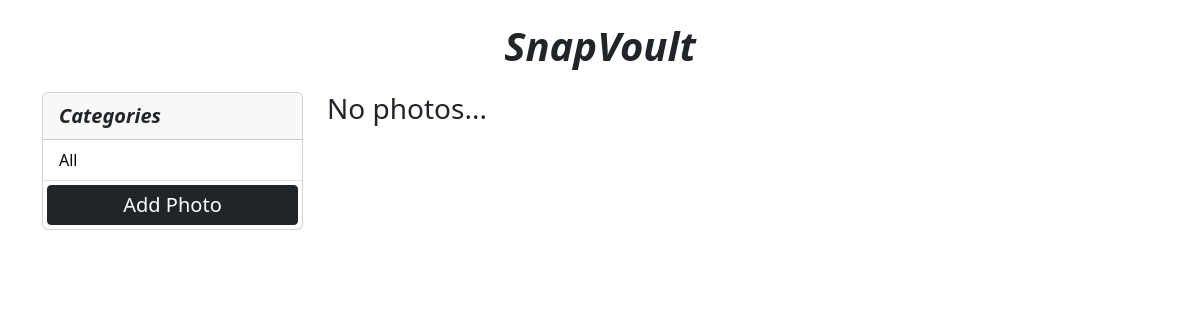
Page /?category=Concert on the earlier database version.
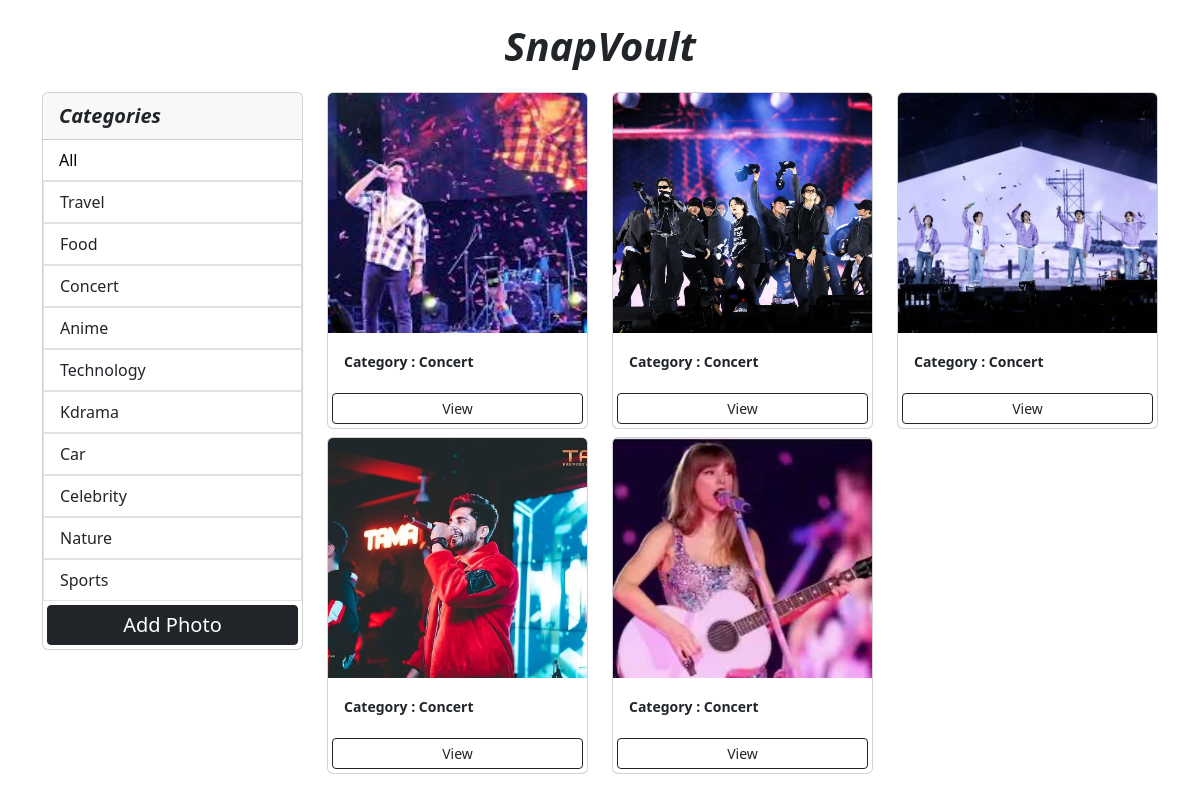
Same page on the later database version.
### snaps/models.py (models this page shows, shortened)
class Category(models.Model):
    name = models.CharField(max_length=100, null=False, blank=False)

class Photo(models.Model):
    category = models.ForeignKey(Category, on_delete=models.SET_NULL, null=True, blank=True)
    image = models.ImageField(null=False, blank=False)
    description = models.TextField(null=False, blank=False)

### snaps/views.py (the view)
# urls.py: path('', views.gallery, name='gallery'),
def gallery(request):
    category = request.GET.get('category')
    if category == None:
        photos = Photo.objects.all()
    else:
        photos = Photo.objects.filter(category__name = category)
    categories = Category.objects.all()
    context = {
        'categories': categories,
        'photos': photos,
    }
    return render(request, 'snaps/gallery.html', context)

### snaps/templates/snaps/gallery.html (shortened to what this page needs)
<!DOCTYPE html>
<html lang="en">
<head>
    <link href="https://cdn.jsdelivr.net/npm/bootstrap@5.3.1/dist/css/bootstrap.min.css"
        rel="stylesheet"
>
</head>
<body class="m-2">
    <div class="my-3 text-center fs-1 fst-italic fw-bolder">
      SnapVoult
    </div>
    <div class="container">
        <div class="row">
            <div class="col-md-3">
                <div class="card" >
                    <div class="card-header fs-5 fst-italic fw-bolder">
                      Categories
                    </div>
                    <ul class="list-group list-group-flush" >
                      <li class="list-group-item">
                        <a style="text-decoration:none; color: black;" href="{% url 'gallery' %}">All</a>
                      </li>
                      {% for category in categories %}
                        <a href="{% url 'gallery' %}?category={{category.name}}"
                            style="text-decoration:none; color: black;">
                            <li class="list-group-item">{{category.name | title}}</li>
                        </a>
                      {% endfor %}
                        <a href="{% url 'addPhoto' %}"
                        class="btn btn-dark btn-block btn-sm m-1 fs-5">Add Photo</a>
                    </ul>
                  </div>
            </div>
            <div class="col-md-9">
                <div class="row">
                    {% for photo in photos %}
                    <div class="col-md-4">
                        <div class="card mb-2">
                            <img src="{{photo.image.url}}"
                                class="card-img-top" alt="..." style="object-fit: cover; height: 15rem">
                            <div class="card-body">
                              <small class="card-text fw-bolder">Category : {{photo.category.name | title}}</small>
                            </div>
                            <a class="btn btn-outline-dark btn-sm m-1"
                                href="{% url 'viewPhoto' photo.id %}">View</a>
                          </div>
                    </div>
                    {% empty %}
                    <h3>No photos...</h3>
                    {% endfor %}
                </div>
            </div>
        </div>
    </div>
</body>
</html>

Differences in the rows shown:
added Category: name "Travel"
added Category: name "Food"
added Category: name "Concert"
added Category: name "Anime"
added Category: name "Technology"
added Category: name "Kdrama"
added Category: name "Car"
added Category: name "Celebrity"
added Category: name "Nature"
added Category: name "Sports"
added Photo: image (picture), category.name "Concert"
added Photo: image (picture), category.name "Concert"
added Photo: image (picture), category.name "Concert"
added Photo: image (picture), category.name "Concert"
added Photo: image (picture), category.name "Concert"
Other differences:
text no longer shown: "No photos..."
